Frame 1 (no input): blank canvas, image omitted
Frame 60 (the mouse pressed at the canvas centre just before this capture): blank canvas, image omitted
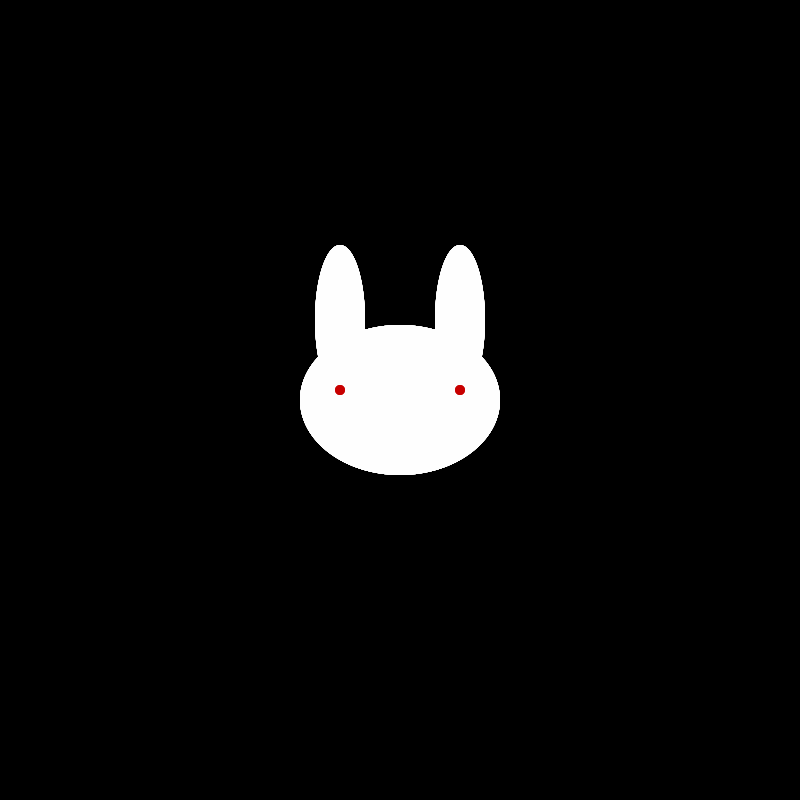
Frame 120 (the mouse held since frame 60 and released just before this capture)

The Processing sketch whose frames 1 and 60 were blank and that drew this single picture after the mouse press (run headless with seeded random() and noise(); from frame 60 on, the mouse is pressed at the canvas centre):

// Processing sketch: class01_2_drawingWithRabbit
// ── class01_2_drawingWithRabbit.pde
void setup(){
  size(800,800);
  background(0);
}


void draw(){
  if(mousePressed){
    noStroke();
    fill(255,255,255,random(100));
  //stroke(255);
    ellipse(mouseX-60,mouseY-80,50,150);
    ellipse(mouseX+60,mouseY-80,50,150);
    ellipse(mouseX,mouseY,200,150);
    fill(200,0,0);
    ellipse(mouseX-60,mouseY-10,10,10);
    ellipse(mouseX+60,mouseY-10,10,10);
  }
}
